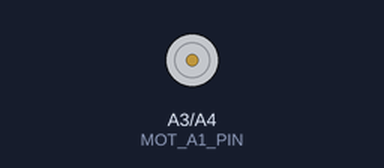
A sketch run on a simulated Arduino Uno, built with avr-gcc and run on an emulated ATmega328P. Shown: motor-driver pin pairs drawn as motors (green arrow = first pin HIGH = forward, orange = second pin HIGH = backward, longer = more drive). What the sketch prints to the serial monitor is not drawn.

Above: at 3.2 s.
At 9.6 s:
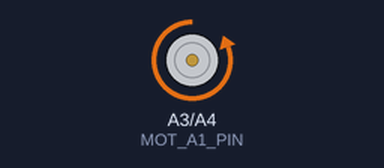
Timing chart, 0 to 16.6 s (numbered marks = the images above):
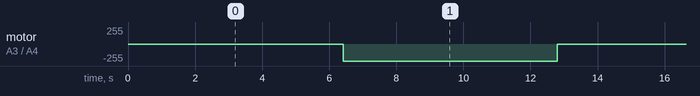

The sketch:

test_motor_driver.ino
```cpp
// Define the control inputs
#define MOT_A1_PIN A3
#define MOT_A2_PIN A4
#define MOT_B1_PIN 5
#define MOT_B2_PIN 4

// Encoder pins
#define encoderPinA1 21
#define encoderPinA2 20
#define encoderPinB1 19
#define encoderPinB2 18


void setup(void)
{
  // Set all the motor control inputs to OUTPUT
  pinMode(MOT_A1_PIN, OUTPUT);
  pinMode(MOT_A2_PIN, OUTPUT);
  // pinMode(MOT_B1_PIN, OUTPUT);
  // pinMode(MOT_B2_PIN, OUTPUT);

  // pinMode(encoderPinA1, INPUT);
  // pinMode(encoderPinA2, INPUT);
  // pinMode(encoderPinB1, INPUT);
  // pinMode(encoderPinB2, INPUT);

  // digitalWrite(encoderPinA1, HIGH);
  // digitalWrite(encoderPinA2, HIGH);
  // digitalWrite(encoderPinB1, HIGH);
  // digitalWrite(encoderPinB2, HIGH);

  // Turn off motors - Initial state
  digitalWrite(MOT_A1_PIN, LOW);
  digitalWrite(MOT_A2_PIN, LOW);
  // digitalWrite(MOT_B1_PIN, LOW);
  // digitalWrite(MOT_B2_PIN, LOW);

  // Initialize the serial UART at 9600 baud
  Serial.begin(115200);
}

void loop(void)
{
  for(int i = 0; i < 255; i++){
    set_motor_pwm(i, MOT_A1_PIN, MOT_A2_PIN);
    Serial.print("="); Serial.println(i);
    delay(50);
  }
  // int a1 = digitalRead(encoderPinA1);
  // int a2 = digitalRead(encoderPinA2);
  // int b1 = digitalRead(encoderPinB1);
  // int b2 = digitalRead(encoderPinB2);

  // Serial.print(a1*5 , a2*5);
  // Serial.print(b1*5 , b2*5);


  // Generate a fixed motion sequence to demonstrate the motor modes.
  // Ramp speed up.
  // for (int i = 0; i < 11; i++) {
  //   spin_and_wait(25*i, 25*i, 1000);
  // }
  // // Full speed forward.
  // spin_and_wait(255,255,5000);

  // // Ramp speed into full reverse.
  // for (int i = 0; i < 21 ; i++) {
  //   spin_and_wait(255 - 25*i, 255 - 25*i, 1000);
  // }
  // spin_and_wait(0,0,2000);
  // Full speed reverse.
  // spin_and_wait(-255,-255,5000);

  // // Stop.
  // spin_and_wait(0,0,2000);

  // // Full speed, forward, turn, reverse, and turn for a two-wheeled base.
  // spin_and_wait(255, 255, 2000);
  // spin_and_wait(0, 0, 1000);
  // spin_and_wait(-255, 255, 2000);
  // spin_and_wait(0, 0, 1000);
  // spin_and_wait(-255, -255, 2000);
  // spin_and_wait(0, 0, 1000);
  // spin_and_wait(255, -255, 2000);
  // spin_and_wait(0, 0, 1000);
}

/// Set the current on a motor channel using PWM and directional logic.
///
/// \param pwm    PWM duty cycle ranging from -255 full reverse to 255 full forward
/// \param IN1_PIN  pin number xIN1 for the given channel
/// \param IN2_PIN  pin number xIN2 for the given channel
void set_motor_pwm(int pwm, int IN1_PIN, int IN2_PIN)
{
  if (pwm < 0) {  // reverse speeds
    analogWrite(IN1_PIN, -pwm);
    digitalWrite(IN2_PIN, LOW);

  } else { // stop or forward
    digitalWrite(IN1_PIN, LOW);
    analogWrite(IN2_PIN, pwm);
  }
}

/// Set the current on both motors.
///
/// \param pwm_A  motor A PWM, -255 to 255
/// \param pwm_B  motor B PWM, -255 to 255
void set_motor_currents(int pwm_A, int pwm_B)
{
  set_motor_pwm(pwm_A, MOT_A1_PIN, MOT_A2_PIN);
  set_motor_pwm(pwm_B, MOT_B1_PIN, MOT_B2_PIN);

  // Print a status message to the console.
  Serial.print("Set motor A PWM = ");
  Serial.print(pwm_A);
  Serial.print(" motor B PWM = ");
  Serial.println(pwm_B);
}

/// Simple primitive for the motion sequence to set a speed and wait for an interval.
///
/// \param pwm_A  motor A PWM, -255 to 255
/// \param pwm_B  motor B PWM, -255 to 255
/// \param duration delay in milliseconds
void spin_and_wait(int pwm_A, int pwm_B, int duration)
{
  set_motor_currents(pwm_A, pwm_B);
  delay(duration);
}
```

Measured:
- by itself, motor on A3 (MOT_A1_PIN) / A4 (MOT_A2_PIN): alternates backward 255/255 for 6.4 s and stopped for 6.4 s
